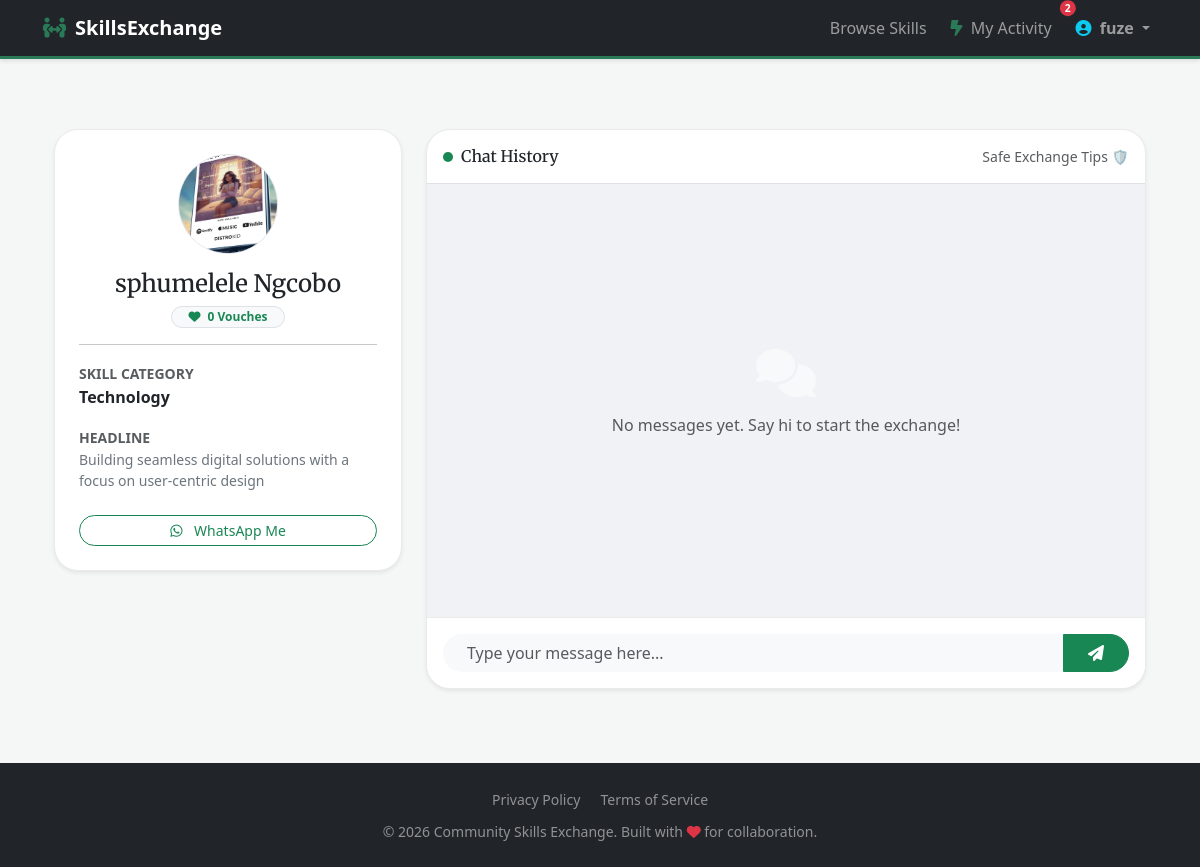
The page /user/5 (signed in) on the database its author committed.
### app/models.py (models this page shows, shortened)
class User(db.Model, UserMixin):
    id = db.Column(db.Integer, primary_key=True)
    first_name = db.Column(db.String(50), nullable=False)
    last_name = db.Column(db.String(50), nullable=False)
    username = db.Column(db.String(20), unique=True, nullable=False)
    email = db.Column(db.String(120), unique=True, nullable=False)
    certificate_file = db.Column(db.String(120), nullable=True)
    confirmed = db.Column(db.Boolean, nullable=False, default=False)
    password = db.Column(db.String(60), nullable=False)
    profile_pic = db.Column(db.String(20), nullable=False, default='default.jpg')
    headline = db.Column(db.String(100), nullable=True)
    phone = db.Column(db.String(20), nullable=True)
    bio = db.Column(db.Text, nullable=True)
    vouch_count = db.Column(db.Integer, default=0)
    skill_cat = db.Column(db.String(50), nullable=True)
    skill_level = db.Column(db.String(20), nullable=True)
    help_text = db.Column(db.Text, nullable=True)
    skills_learn = db.Column(db.String(200), nullable=True)
    time_commit = db.Column(db.String(50), nullable=True)
    languages = db.Column(db.String(100), nullable=True)
    method_zoom = db.Column(db.Boolean, default=False)
    method_inperson = db.Column(db.Boolean, default=False)
    linkedin = db.Column(db.String(150), nullable=True)
    instagram = db.Column(db.String(150), nullable=True)
    requests = db.relationship('Request', backref='author', lazy=True)
    ratings_received = db.relationship('Rating', foreign_keys='Rating.rated_user_id', backref='target', lazy=True)

### app/routes.py (the view)
@app.route("/user/<int:user_id>", methods=['GET', 'POST'])
@login_required
def user_profile(user_id):
    user = User.query.get_or_404(user_id)
    messages = Message.query.filter(
        ((Message.sender_id == current_user.id) & (Message.recipient_id == user.id)) |
        ((Message.sender_id == user.id) & (Message.recipient_id == current_user.id))
    ).order_by(Message.timestamp.asc()).all()
    return render_template('user_profile.html', user=user, messages=messages)

### app/models.py (called while the page is built)
@login_manager.user_loader
def load_user(user_id):
    return User.query.get(int(user_id))

### app/routes.py (called while the page is built)
@app.context_processor
def inject_notifications():
    if current_user.is_authenticated:
        count = Request.query.filter_by(user_id=current_user.id).count()
        return dict(notification_count=count)
    return dict(notification_count=0)

### app/templates/user_profile.html (shortened to what this page needs)
{% extends "layout.html" %}
{% block content %}
<div class="container py-4">
    <div class="row g-4">
        <div class="col-lg-4">
            <div class="profile-sidebar p-4 shadow-sm">
                <div class="text-center mb-3">
                    {% if user.profile_pic %}
                        <img src="{{ url_for('static', filename='profile_pics/' + user.profile_pic) }}" class="rounded-circle mb-3 border" style="width: 100px; height: 100px; object-fit: cover;">
                    {% else %}
                        <div class="rounded-circle bg-light d-flex align-items-center justify-content-center mx-auto mb-3" style="width: 100px; height: 100px; font-size: 2rem; color: var(--brand-green); font-weight: bold;">
                            {{ user.first_name[0] }}{{ user.last_name[0] }}
                        </div>
                    {% endif %}
                    <h3 class="serif-heading h4 mb-1">{{ user.first_name }} {{ user.last_name }}</h3>
                    <span class="badge bg-light text-success border rounded-pill px-3">
                        <i class="fas fa-heart me-1"></i> {{ user.vouch_count }} Vouches
                    </span>
                </div>
                <hr>
                <div class="mb-3">
                    <label class="small fw-bold text-muted text-uppercase">Skill Category</label>
                    <div class="text-dark fw-bold">{{ user.skill_cat }}</div>
                </div>
                <div class="mb-3">
                    <label class="small fw-bold text-muted text-uppercase">Headline</label>
                    <p class="small text-secondary mb-0">{{ user.headline }}</p>
                </div>
                {% if user.phone %}
                <a href="https://wa.me/{{ user.phone|replace(' ', '') }}" target="_blank" class="btn btn-sm btn-outline-success w-100 rounded-pill mt-2">
                    <i class="fab fa-whatsapp me-2"></i> WhatsApp Me
                </a>
                {% endif %}
            </div>
        </div>
        <div class="col-lg-8">
            <div class="chat-container shadow-sm">
                <div class="p-3 border-bottom d-flex align-items-center justify-content-between">
                    <div class="d-flex align-items-center">
                        <div class="bg-success rounded-circle me-2" style="width: 10px; height: 10px;"></div>
                        <h5 class="mb-0 serif-heading h6">Chat History</h5>
                    </div>
                    <small class="text-muted">Safe Exchange Tips 🛡️</small>
                </div>
                <div class="chat-messages" id="messageDisplay">
                    {% if not messages %}
                        <div class="text-center my-auto">
                            <i class="fas fa-comments fa-3x text-light mb-3"></i>
                            <p class="text-muted">No messages yet. Say hi to start the exchange!</p>
                        </div>
                    {% endif %}
                </div>
                <div class="chat-footer">
                    <form action="{{ url_for('send_message', recipient_id=user.id) }}" method="POST" id="chatForm">
                        <div class="input-group">
                            <input type="text" name="body" id="messageInput" class="form-control border-0 bg-light rounded-start-pill px-4"
                                   placeholder="Type your message here..." required autocomplete="off">
                            <button class="btn btn-success rounded-end-pill px-4" type="submit">
                                <i class="fas fa-paper-plane"></i>
                            </button>
                        </div>
                    </form>
                </div>
            </div>
        </div>
    </div>
</div>
{% endblock %}

### app/templates/layout.html (shortened to what this page needs)
<!DOCTYPE html>
<html lang="en">
<head>
    <link href="https://cdn.jsdelivr.net/npm/bootstrap@5.3.0/dist/css/bootstrap.min.css" rel="stylesheet">
    <link rel="stylesheet" href="https://cdnjs.cloudflare.com/ajax/libs/font-awesome/6.4.0/css/all.min.css">
</head>
<body>
    <nav class="navbar navbar-expand-lg navbar-dark bg-dark sticky-top">
        <div class="container">
            <a class="navbar-brand fw-bold" href="{{ url_for('home') }}">
                <i class="fa-solid fa-people-arrows me-2 text-brand-green"></i>SkillsExchange
            </a>
            <div class="collapse navbar-collapse" id="navbarNav">
                <ul class="navbar-nav ms-auto align-items-center">
                    <li class="nav-item">
                        <a class="nav-link" href="{{ url_for('home') }}">Browse Skills</a>
                    </li>
                    {% if current_user.is_authenticated %}
                        <li class="nav-item">
                            <a class="nav-link px-3" href="{{ url_for('dashboard') }}">
                                <i class="fa-solid fa-bolt-lightning me-1 text-brand-green"></i> My Activity
                                {% if notification_count > 0 %}
                                    <span class="position-absolute top-0 start-100 translate-middle badge rounded-pill bg-danger badge-notify">
                                        {{ notification_count }}
                                    </span>
                                {% endif %}
                            </a>
                        </li>
                        <li class="nav-item dropdown">
                            <a class="nav-link dropdown-toggle fw-semibold" href="#" id="userDropdown" role="button" data-bs-toggle="dropdown" aria-expanded="false">
                                <i class="fa-solid fa-circle-user me-1 text-info"></i> {{ current_user.username }}
                            </a>
                        </li>
                    {% endif %}
                </ul>
            </div>
        </div>
    </nav>
    <main class="container main-container">
        {% block content %}{% endblock %}
    </main>
    <footer class="bg-dark text-white-50 py-4 mt-auto">
        <div class="container text-center">
            <div class="mb-2">
                <a href="#" class="text-white-50 me-3 text-decoration-none small">Privacy Policy</a>
                <a href="#" class="text-white-50 text-decoration-none small">Terms of Service</a>
            </div>
            <small>&copy; 2026 Community Skills Exchange. Built with <i class="fa-solid fa-heart text-danger"></i> for collaboration.</small>
        </div>
    </footer>
</body>
</html>

### app/templates/layout.html (style rules this page uses)
body { background-color: #f4f7f6; font-family: 'Segoe UI', Tahoma, Geneva, Verdana, sans-serif; display: flex; flex-direction: column; min-height: 100vh; }
.navbar { box-shadow: 0 2px 4px rgba(0,0,0,.1); border-bottom: 3px solid #2a7a58; }
.main-container { flex: 1; padding-top: 30px; padding-bottom: 50px; }
.text-brand-green { color: #2a7a58 !important; }
.serif-heading { font-family: 'Merriweather', serif; }
.nav-link { transition: color 0.2s; position: relative; }
.badge-notify { font-size: 0.65rem; padding: 0.25em 0.5em; }

### app/templates/user_profile.html (style rules this page uses)
:root { --brand-green: #2a7a58; --brand-green-light: #e9f2ee; --chat-bg: #f0f2f5; --my-msg: #2a7a58; }
.profile-sidebar { background: white; border-radius: 1.5rem; border: 1px solid #eaeaea; height: fit-content; }
.chat-container { background: white; border-radius: 1.5rem; border: 1px solid #eaeaea; display: flex; flex-direction: column; height: 70vh; overflow: hidden; }
.chat-messages { flex-grow: 1; overflow-y: auto; padding: 1.5rem; background-color: var(--chat-bg); display: flex; flex-direction: column; gap: 1rem; }
.chat-footer { padding: 1rem; background: white; border-top: 1px solid #eaeaea; }

### rows shown on the page
User: username "fuze", profile_pic (picture), first_name "sphumelele", last_name "Ngcobo", vouch_count "0", skill_cat "Technology", headline "Building seamless digital solutions with a focus on user-centric design"

### other values the page prints
{{ notification_count }} "2"
